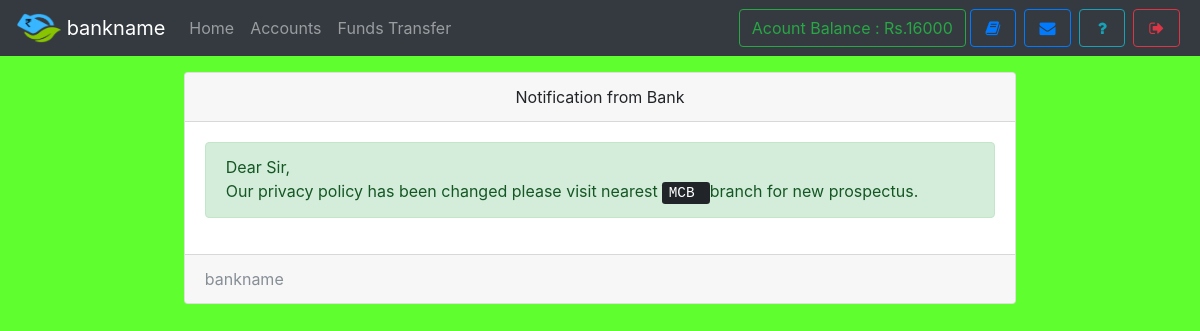
The page /bank/notice.php (signed in) on the database its author committed.
### tables this page shows
CREATE TABLE `useraccounts` (
  `id` int(11) NOT NULL,
  `email` text NOT NULL,
  `password` text NOT NULL,
  `name` varchar(111) NOT NULL,
  `balance` varchar(111) NOT NULL,
  `cnic` varchar(111) NOT NULL,
  `number` varchar(111) NOT NULL,
  `city` varchar(111) NOT NULL,
  `address` varchar(111) NOT NULL,
  `source` varchar(111) NOT NULL,
  `accountNo` varchar(111) NOT NULL,
  `branch` varchar(111) NOT NULL,
  `accountType` varchar(111) NOT NULL,
  `date` timestamp NOT NULL DEFAULT current_timestamp()
);

CREATE TABLE `notice` (
  `id` int(11) NOT NULL,
  `userId` varchar(111) NOT NULL,
  `notice` text NOT NULL,
  `date` timestamp NOT NULL DEFAULT current_timestamp()
);

### bank/assets/db.php (called while the page is built, shortened)
<?php
    $con = new mysqli('localhost','root','','mybank');
    $ar = $con->query("select * from userAccounts,branch where id = '$_SESSION[userId]' AND userAccounts.branch = branch.branchId");
    $userData = $ar->fetch_assoc();
?>

### bank/notice.php (the view, shortened to what this page needs)
<!DOCTYPE html>
<html>
<head>
  <?php require 'assets/autoloader.php'; ?>
  <?php require 'assets/db.php'; ?>
  <?php require 'assets/function.php'; ?>
</head>
<body style="background: rgb(95, 255, 47);background-size: 100%">
<nav class="navbar navbar-expand-lg navbar-dark bg-dark fixed-top">
 <a class="navbar-brand" href="#">
    <img src="images/logo8.png" width="45" height="30" class="d-inline-block align-top" alt="">
   <?php echo bankname; ?>
  </a>
  <div class="collapse navbar-collapse" id="navbarSupportedContent">
    <ul class="navbar-nav mr-auto">
      <li class="nav-item ">
        <a class="nav-link " href="index.php">Home <span class="sr-only">(current)</span></a>
      </li>
      <li class="nav-item ">  <a class="nav-link" href="accounts.php">Accounts</a></li>
       <li class="nav-item ">  <a class="nav-link" href="transfer.php">Funds Transfer</a></li>
    </ul>
    <?php include 'sideButton.php'; ?>
  </div>
</nav><br><br><br>
<div class="container">
  <div class="card  w-75 mx-auto">
  <div class="card-header text-center">
    Notification from Bank
  </div>
  <div class="card-body">
    <?php
      $array = $con->query("select * from notice where userId = '$_SESSION[userId]' order by date desc");
      if ($array->num_rows > 0)
      {
        while ($row = $array->fetch_assoc())
        {
          echo "<div class='alert alert-success'>$row[notice]</div>";
        }
      }
      else
        echo "<div class='alert alert-info'>Notice box empty</div>";
     ?>
  </div>
  <div class="card-footer text-muted">
   <?php echo bankname ?>
  </div>
</div>
</div>
</body>
</html>

### bank/sideButton.php
<form class="form-inline my-2 my-lg-0">
        <a href="" class="btn btn-outline-success" data-toggle="tooltip" title="Your current Account Balance">Acount Balance : Rs.<?php echo $userData['balance']; ?></a>
        <a href="accounts.php" data-toggle="tooltip" title="Account Summary" class="btn btn-outline-primary mx-1" ><i class="fa fa-book fa-fw"></i></a>
        <a href="notice.php" data-toggle="tooltip" title="View Notice" class="btn btn-outline-primary mx-1" ><i class="fa fa-envelope fa-fw"></i></a>
        <a href="feedback.php" data-toggle="tooltip" title="Help?" class="btn btn-outline-info mx-1" ><i class="fa fa-question fa-fw"></i></a>
        <a href="logout.php" data-toggle="tooltip" title="Logout" class="btn btn-outline-danger mx-1" ><i class="fa fa-sign-out fa-fw"></i></a>
</form>

### rows shown on the page
useraccounts: balance "16000"
notice: notice "Dear Sir, Our privacy policy has been changed please visit nearest MCB branch for new prospectus."

### other values the page prints
bankname "bankname"
